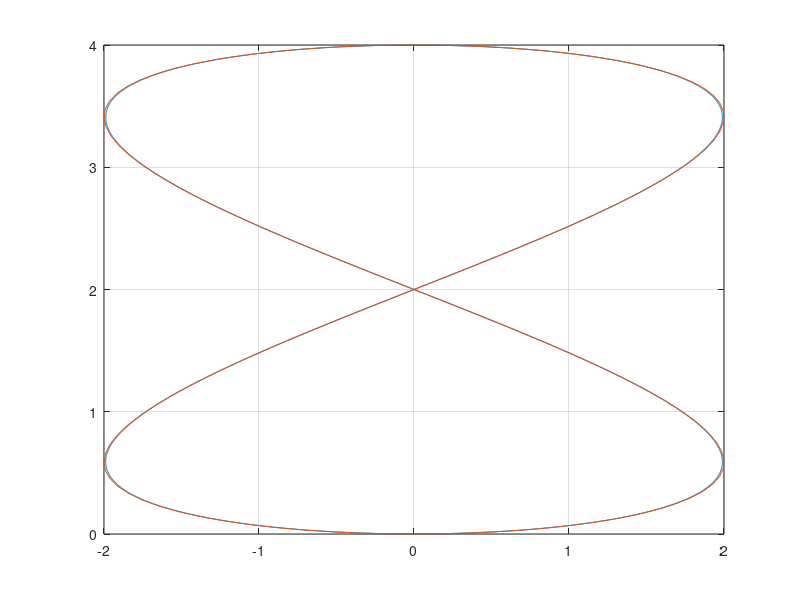
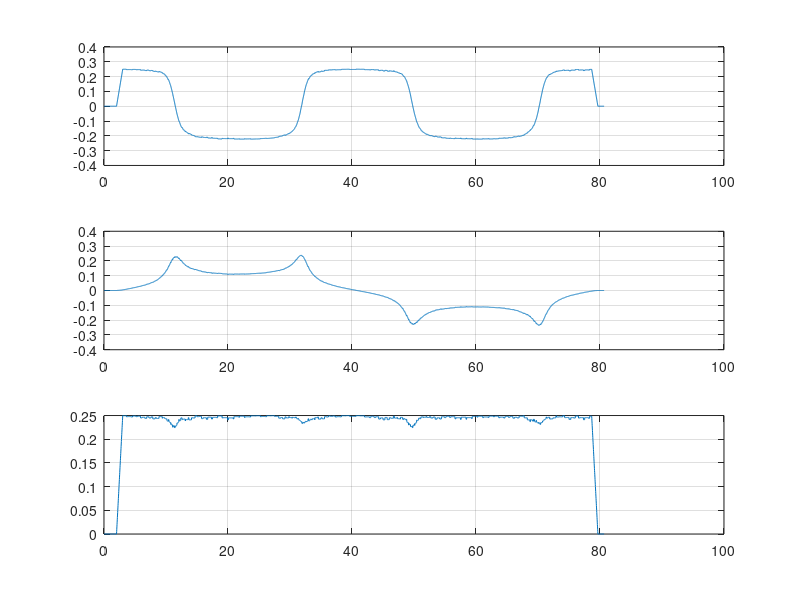
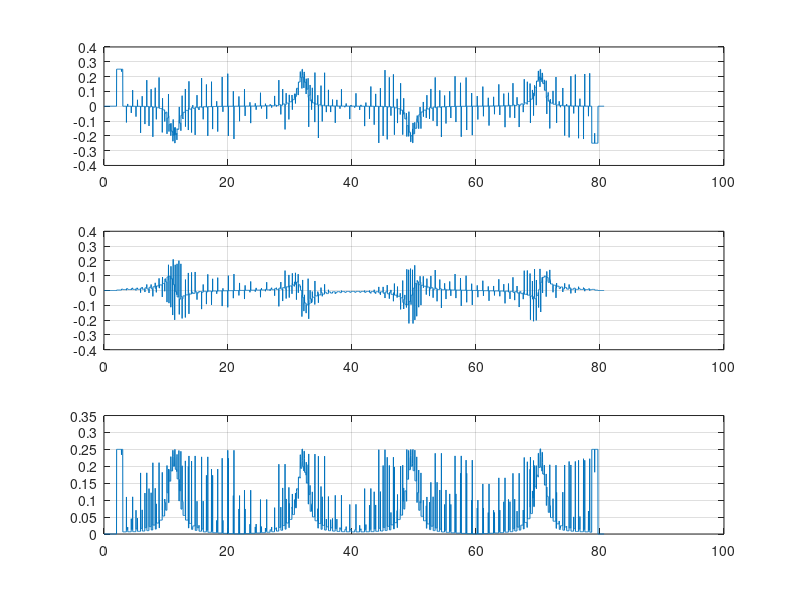

The MATLAB script that drew these images, in order: (Note: this script raises an error after producing the figures.)
clear all;clc;close all
%% Path Setting

% Circle (mobile, r = 2, hz = 50)
% is_mobile = true;
% hz = 50;
% title = "circle";
% tt = 0:0.05:2*pi;
% tt = [tt, 2*pi];
% Desired_position = [2*sin(tt)', 2*(1-cos(tt))'];

% Square(mobile, l = 4, hz = 50) 
% is_mobile = true;
% hz = 50;
% title = "square";
% Desired_position = [0, 0;
%                     4, 0;
%                     4, 4;
%                     0, 4;
%                     0, 0];

% Eight (mobile, r = 2, hz = 50)
is_mobile = true;
hz = 50;
title = "eight";
tt = 0:0.05:2*pi;
tt = [tt, 2*pi];
Desired_position = [2*sin(2*tt)', 2*(1-cos(tt))'];




% Circle (manipulator, r = 0.1, hz = 100)
% is_mobile = false;
% hz = 2000;
% title = "circle";
% tt = 0:0.05:2*pi;
% tt = [tt, 2*pi];
% Desired_position = [0.1*(1-cos(tt))', 0.1*sin(tt)'];

% Square(manipulator, l = 0.2, hz = 100) 
% is_mobile = false;
% hz = 2000;
% title = "square";
% Desired_position = [0, 0;
%                     0, -0.1;
%                     0.2, -0.1;
%                     0.2, 0.1;
%                     0, 0.1;
%                     0, 0];

% Eight (manipulator, r = 0.1, hz = 100)
% is_mobile = false;
% hz = 2000;
% title = "eight";
% tt = -pi/2:0.05:3/2*pi;
% tt = [tt, 3/2*pi];
% Desired_position = [0.1*sin(2*tt)', 0.1*(1-cos(tt))'-0.1];



Desired_velocity = 0.25; % unit : m/s

Sampling_time = 1/hz; % unit : s



%% Trajactory planning
if is_mobile
    Acceleration_time = 1; % unit : s
else
    Acceleration_time = 0.2; % unit : s
end
Starting_time = 2; % unit : s
Last_resting_time = 2; % unit : s


for i = 2 : size(Desired_position,1)
    % 1) tangential dist
    Tangential_dist = sqrt((Desired_position(i,1)-Desired_position(i-1,1))^2+(Desired_position(i,2)-Desired_position(i-1,2))^2);
    % 2) travel time
    Travel_time(i-1,1) =  Tangential_dist/Desired_velocity;
    
    time_step = 0:Sampling_time:Travel_time(i-1,1);
    Interpolated_posi_X = Desired_position(i-1,1)+((Desired_position(i,1)-Desired_position(i-1,1))/Travel_time(i-1,1))*time_step;
    Interpolated_posi_Y = Desired_position(i-1,2)+((Desired_position(i,2)-Desired_position(i-1,2))/Travel_time(i-1,1))*time_step;
    
    if i == 2
       Total_interpolated_posi_X =  Interpolated_posi_X';
       Total_interpolated_posi_Y =  Interpolated_posi_Y';
    else    
       Total_interpolated_posi_X = [Total_interpolated_posi_X;Interpolated_posi_X']; %Position_X Profile
       Total_interpolated_posi_Y = [Total_interpolated_posi_Y;Interpolated_posi_Y']; %Position_Y Profile
    end

end

Total_time = [0:Sampling_time:(size(Total_interpolated_posi_X,1)-1)*Sampling_time]'; 



Ti=Starting_time; % Starting time (s)
Ta=Acceleration_time; % Acceleration time (s)
Ts=Sampling_time; % Sampling time
Tl=Last_resting_time; % Last resting time(s)

Tf= Ti+Ts*length(Total_interpolated_posi_X)+Tl ; % Simulation time(Action Time + Last resting time) (s) %why Last resting time
Target_velocity_X(1,1) = 0;
Target_velocity_Y(1,1) = 0;

for j = 2 : length(Total_interpolated_posi_X)
  
    Target_velocity_X(j,1) = (Total_interpolated_posi_X(j)-Total_interpolated_posi_X(j-1))/Ts; % Target velocity X (mm/s), %Velocity_X Profile
    Target_velocity_Y(j,1) = (Total_interpolated_posi_Y(j)-Total_interpolated_posi_Y(j-1))/Ts; % Target velocity Y (mm/s), %Velocity_Y Profile
    
end

t=0:Ts:Tf; % Time (s)
Interpolated_X=[0,0]; % Interpoletedprofile X (s, m/s)
Interpolated_Y=[0,0]; % Interpoletedprofile Y (s, m/s)
Last_flag = 0;

for i=1:length(t)
    if t(i)<=Ti
        Interpolated_X(i,:)=[t(i),0];
        Interpolated_Y(i,:)=[t(i),0];
        Last_flag = Last_flag+1;
    elseif t(i) <= Ti+Ts*max(size(Total_interpolated_posi_X))
        Interpolated_X(i,:)=[t(i),Target_velocity_X(i-Last_flag,1)]; %Velocity_X Profile
        Interpolated_Y(i,:)=[t(i),Target_velocity_Y(i-Last_flag,1)]; %Velocity_Y Profile
    else
        Interpolated_X(i,:)=[t(i),0];
        Interpolated_Y(i,:)=[t(i),0];
    end
end

% Velocity profiler(2)

m=Ta/Ts; % Points for acceleration
Final_X=[0,0]; % Final profile (s, m/s)
Final_Y=[0,0]; % Final profile (s, m/s)
acc_X = [0,0];
acc_Y = [0,0];
Step1_output = [Total_time(1),Total_interpolated_posi_X(1),Total_interpolated_posi_Y(1)];

for i=2:length(t)
    if i<=m
        Final_X(i,:)=[t(i), Final_X(i-1,2)+(Interpolated_X(i,2)-Interpolated_X(1,2))/(i-1)];
        Final_Y(i,:)=[t(i), Final_Y(i-1,2)+(Interpolated_Y(i,2)-Interpolated_Y(1,2))/(i-1)];
    else
        Final_X(i,:)=[t(i), Final_X(i-1,2)+(Interpolated_X(i,2)-Interpolated_X(i-m,2))/m];
        Final_Y(i,:)=[t(i), Final_Y(i-1,2)+(Interpolated_Y(i,2)-Interpolated_Y(i-m,2))/m];
    end
    Step1_output(i,:) = [t(i), Step1_output(i-1,2) + Final_X(i,2)*Ts, Step1_output(i-1,3) + Final_Y(i,2)*Ts];
end
for i=2:length(t)
    acc_X(i, :) =[t(i), (Final_X(i,2)-Final_X(i-1,2))*hz];
    acc_Y(i, :) =[t(i), (Final_Y(i,2)-Final_Y(i-1,2))*hz];
end

figure("Name", "Position")
plot(Step1_output(:, 2), Step1_output(:, 3)); hold on
plot(Desired_position(:,1), Desired_position(:,2))
grid on

Final(:, 1) = Final_X(:, 1);
Final(:, 2) = sqrt(Final_X(:, 2).^2 + Final_Y(:, 2).^2);

figure("Name", "Velocity")
subplot(3, 1, 1)
plot(Final_X(:, 1), Final_X(:, 2))
grid on
subplot(3, 1, 2)
plot(Final_Y(:, 1), Final_Y(:, 2))
grid on
subplot(3, 1, 3)
plot(Final(:, 1), Final(:, 2))
grid on

acc(:, 1) = acc_X(:, 1);
acc(:,2) = sqrt(acc_X(:,2).^2 + acc_Y(:,2).^2);

figure("Name", "Accelaration")
subplot(3, 1, 1)
plot(acc_X(:, 1), acc_X(:, 2))
grid on
subplot(3, 1, 2)
plot(acc_Y(:, 1), acc_Y(:, 2))
grid on
subplot(3, 1, 3)
plot(acc(:, 1), acc(:, 2))
grid on

fileID = fopen(title+".txt",'w');

if is_mobile  
    fprintf(fileID,'%.4f %.4f %.4f %.4f %.4f %.4f %.4f\n',[Step1_output'; Final_X(:, 2)'; Final_Y(:, 2)'; acc_X(:, 2)'; acc_Y(:,2)']);
else
    fprintf(fileID,'%.4f %.4f %.4f %.4f %.4f\n',[Step1_output'; Final_X(:, 2)'; Final_Y(:, 2)']);
end
fclose(fileID);



% len = length(Final);
% x = Step1_output(:, 2);
% y = Step1_output(:, 3);
% x_dot = Final_X(:, 2);
% y_dot = Final_Y(:, 2);
% x_dotdot = acc_X(:,2);
% y_dotdot = acc_Y(:,2);
% 
% th = zeros(len,1);
% for i=2:len
%     if abs(atan2(y_dot(i), x_dot(i))) < 0.0001
%         th(i) =  th(i-1);
%     else
%         th(i) = atan2(y_dot(i), x_dot(i));
%     end
% end
% w = zeros(len,1);
% for i=1:len
%     if((x_dot(i)^2 + y_dot(i)^2) > 0.001)
%         w(i) = (x_dot(i)*y_dotdot(i)-y_dot(i)*x_dotdot(i))/(x_dot(i)^2 + y_dot(i)^2);
%     end
% end
% vx = x_dot.*cos(th) + y_dot.*sin(th);
% vy = -x_dot.*sin(th) + y_dot.*cos(th);
